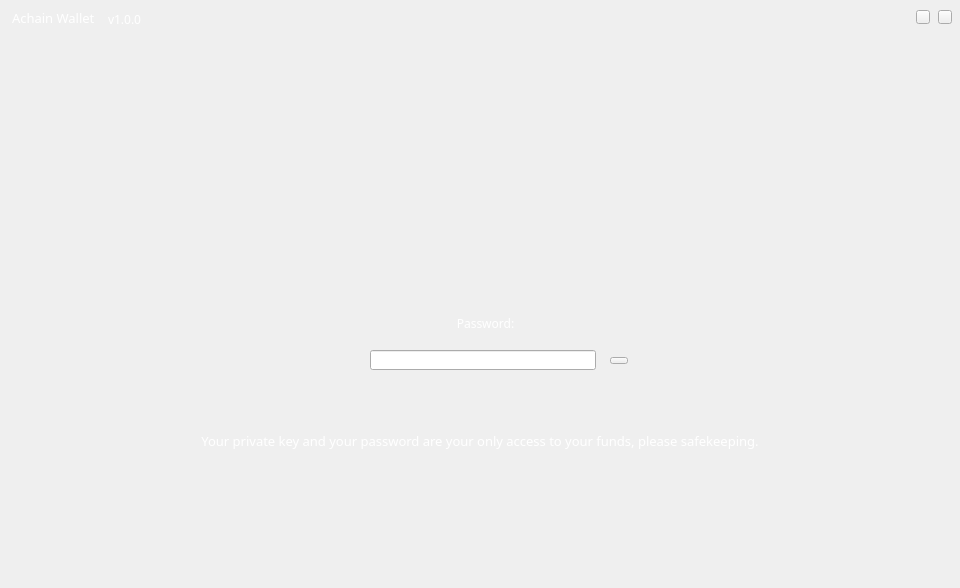
<?xml version="1.0" encoding="UTF-8"?>
<ui version="4.0">
 <class>NormalLogin</class>
 <widget class="QWidget" name="NormalLogin">
  <property name="geometry">
   <rect>
    <x>0</x>
    <y>0</y>
    <width>960</width>
    <height>588</height>
   </rect>
  </property>
  <property name="font">
   <font>
    <family>微软雅黑</family>
   </font>
  </property>
  <property name="windowTitle">
   <string>Form</string>
  </property>
  <widget class="QLabel" name="logoLabel">
   <property name="geometry">
    <rect>
     <x>380</x>
     <y>140</y>
     <width>190</width>
     <height>112</height>
    </rect>
   </property>
   <property name="font">
    <font>
     <family>Agency FB</family>
     <pointsize>26</pointsize>
     <weight>75</weight>
     <bold>true</bold>
    </font>
   </property>
   <property name="text">
    <string/>
   </property>
  </widget>
  <widget class="QLabel" name="loginLabel">
   <property name="geometry">
    <rect>
     <x>420</x>
     <y>315</y>
     <width>131</width>
     <height>16</height>
    </rect>
   </property>
   <property name="font">
    <font>
     <family>微软雅黑</family>
    </font>
   </property>
   <property name="styleSheet">
    <string notr="true">color: rgb(255, 255, 255);</string>
   </property>
   <property name="text">
    <string>Password:</string>
   </property>
   <property name="alignment">
    <set>Qt::AlignCenter</set>
   </property>
  </widget>
  <widget class="QLineEdit" name="pwdLineEdit">
   <property name="geometry">
    <rect>
     <x>370</x>
     <y>350</y>
     <width>226</width>
     <height>20</height>
    </rect>
   </property>
   <property name="font">
    <font>
     <family>微软雅黑</family>
    </font>
   </property>
   <property name="contextMenuPolicy">
    <enum>Qt::DefaultContextMenu</enum>
   </property>
   <property name="echoMode">
    <enum>QLineEdit::Password</enum>
   </property>
   <property name="alignment">
    <set>Qt::AlignCenter</set>
   </property>
   <property name="clearButtonEnabled">
    <bool>false</bool>
   </property>
  </widget>
  <widget class="QToolButton" name="enterBtn">
   <property name="geometry">
    <rect>
     <x>610</x>
     <y>357</y>
     <width>18</width>
     <height>7</height>
    </rect>
   </property>
   <property name="cursor">
    <cursorShape>PointingHandCursor</cursorShape>
   </property>
   <property name="focusPolicy">
    <enum>Qt::NoFocus</enum>
   </property>
   <property name="text">
    <string/>
   </property>
  </widget>
  <widget class="QLabel" name="tipLabel">
   <property name="geometry">
    <rect>
     <x>300</x>
     <y>392</y>
     <width>381</width>
     <height>20</height>
    </rect>
   </property>
   <property name="font">
    <font>
     <family>微软雅黑</family>
    </font>
   </property>
   <property name="styleSheet">
    <string notr="true">color: rgb(255, 255, 255);</string>
   </property>
   <property name="text">
    <string/>
   </property>
   <property name="alignment">
    <set>Qt::AlignCenter</set>
   </property>
  </widget>
  <widget class="QToolButton" name="closeBtn">
   <property name="geometry">
    <rect>
     <x>938</x>
     <y>10</y>
     <width>14</width>
     <height>14</height>
    </rect>
   </property>
   <property name="cursor">
    <cursorShape>PointingHandCursor</cursorShape>
   </property>
   <property name="focusPolicy">
    <enum>Qt::NoFocus</enum>
   </property>
   <property name="text">
    <string/>
   </property>
  </widget>
  <widget class="QToolButton" name="minBtn">
   <property name="geometry">
    <rect>
     <x>916</x>
     <y>10</y>
     <width>14</width>
     <height>14</height>
    </rect>
   </property>
   <property name="cursor">
    <cursorShape>PointingHandCursor</cursorShape>
   </property>
   <property name="focusPolicy">
    <enum>Qt::NoFocus</enum>
   </property>
   <property name="text">
    <string/>
   </property>
  </widget>
  <widget class="QLabel" name="chanceLabel">
   <property name="geometry">
    <rect>
     <x>640</x>
     <y>350</y>
     <width>161</width>
     <height>20</height>
    </rect>
   </property>
   <property name="styleSheet">
    <string notr="true">color: rgb(255, 255, 255);</string>
   </property>
   <property name="text">
    <string/>
   </property>
  </widget>
  <widget class="QLabel" name="versionLabel">
   <property name="geometry">
    <rect>
     <x>108</x>
     <y>12</y>
     <width>81</width>
     <height>14</height>
    </rect>
   </property>
   <property name="font">
    <font>
     <family>微软雅黑</family>
     <pointsize>9</pointsize>
    </font>
   </property>
   <property name="styleSheet">
    <string notr="true">color: rgb(255, 255, 255);</string>
   </property>
   <property name="text">
    <string>v1.0.0</string>
   </property>
  </widget>
  <widget class="QLabel" name="versionLabel_2">
   <property name="geometry">
    <rect>
     <x>12</x>
     <y>10</y>
     <width>91</width>
     <height>16</height>
    </rect>
   </property>
   <property name="font">
    <font>
     <family>微软雅黑</family>
     <pointsize>10</pointsize>
    </font>
   </property>
   <property name="styleSheet">
    <string notr="true">color: rgb(255, 255, 255);</string>
   </property>
   <property name="text">
    <string>Achain Wallet</string>
   </property>
  </widget>
  <widget class="QLabel" name="textLabel">
   <property name="geometry">
    <rect>
     <x>381</x>
     <y>220</y>
     <width>197</width>
     <height>29</height>
    </rect>
   </property>
   <property name="font">
    <font>
     <family>宋体</family>
     <pointsize>24</pointsize>
     <weight>75</weight>
     <bold>true</bold>
    </font>
   </property>
   <property name="styleSheet">
    <string notr="true">color: rgb(255, 255, 255);</string>
   </property>
   <property name="text">
    <string/>
   </property>
   <property name="alignment">
    <set>Qt::AlignCenter</set>
   </property>
  </widget>
  <widget class="QLabel" name="pwdLabel2_2">
   <property name="geometry">
    <rect>
     <x>155</x>
     <y>420</y>
     <width>650</width>
     <height>41</height>
    </rect>
   </property>
   <property name="font">
    <font>
     <family>微软雅黑</family>
     <pointsize>10</pointsize>
    </font>
   </property>
   <property name="styleSheet">
    <string notr="true">color: rgb(255, 255, 255);</string>
   </property>
   <property name="text">
    <string>Your private key and your password are your only access to your funds, please safekeeping.</string>
   </property>
   <property name="alignment">
    <set>Qt::AlignCenter</set>
   </property>
  </widget>
 </widget>
 <resources/>
 <connections/>
</ui>
